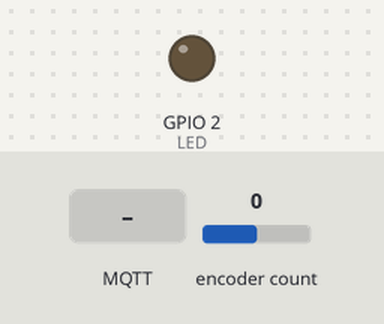
This sketch was run on a simulated ESP8266 (NodeMCU). Shown: output pins drawn as LEDs (lit = HIGH). The test bench sets the inputs (shaded band); at power-on: encoder count 0. WiFi joins after 1.5 s; servers stay silent unless stated; no MQTT or app messages arrive unless stated; what the sketch prints to the serial monitor is not drawn.

Above: at 0.0 s.
At 2.7 s:
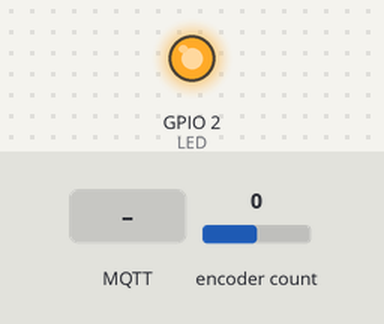
2.8 s: MQTT message "5" arrives on the first subscribed topic
4.3 s: MQTT message "on" arrives on the first subscribed topic
Timing chart, 0 to 7.3 s (numbered marks = the images above; inputs shaded):
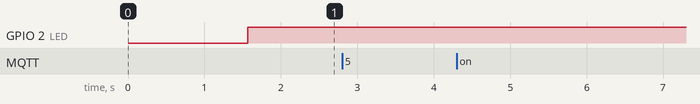

The sketch:

honeywell-thermostat-mqtt.ino
```cpp
// Firmware to turn a rotary thermostat smarter
//
// https://hackaday.io/project/170693-old-thermostat-learns-new-tricks


// Encoder.h is not compatible with the interrupts on the
// ESP chips. Apparently, polling the pins is good enough anyway.
#define ENCODER_DO_NOT_USE_INTERRUPTS

#include <Encoder.h>
#include <ESP8266WiFi.h>
#include <PubSubClient.h>

// Hardware GPIO pins
#define ENCODER_A 4
#define ENCODER_B 5
#define LED 2

// Too small values make the thermostat loose encoder steps
#define ENCODER_DELAY 10

#define WIFI_SSID "YourWifi"
#define WIFI_PASSWORD "ThePassword"

#define MQTT_SERVER "192.168.82.10"
#define MQTT_USER "guest"
#define MQTT_PASSWORD "guest"

// Event to dispatch when knob changes
#define MQTT_TOPIC_CHANGED "home.thermostat/evt.changed"

// Command to subscribe to change our set temperature
#define MQTT_TOPIC_SET "home.thermostat/cmd.set"

char message_buff[100];

int encoder_states_by_phase[] = {0b00, 0b01, 0b11, 0b10};
int encoder_phases_by_state[] = {0, 1, 3, 2};

long setPoint = 18;

bool debug = true;

WiFiClient espClient;

PubSubClient client(espClient);

Encoder knob(ENCODER_B, ENCODER_A);

void setup()
{
    Serial.begin(9600);
    pinMode(LED, OUTPUT);
    setup_wifi();
    client.setServer(MQTT_SERVER, 1883);
    client.setCallback(callback);
}

void setup_wifi()
{
    delay(10);
    Serial.println();
    Serial.print("Connecting to '");
    Serial.print(WIFI_SSID);
    Serial.print("' .");

    WiFi.begin(WIFI_SSID, WIFI_PASSWORD);

    while (WiFi.status() != WL_CONNECTED) {
        delay(500);
        Serial.print(".");
    }

    Serial.println("OK");
    Serial.print("IP address: ");
    Serial.println(WiFi.localIP());
}

void reconnect()
{
    while (!client.connected()) {
        Serial.print("Connecting to MQTT broker...");
        if (client.connect("wall.thermostat", MQTT_USER, MQTT_PASSWORD)) {
            Serial.println("OK");
            client.subscribe(MQTT_TOPIC_SET);
        }
        else {
            Serial.print("FAILED: ");
            Serial.print(client.state());
            Serial.println(" Retrying...");
            delay(1000);
        }
    }
}

void loop()
{
    if (!client.connected()) {
        reconnect();
    }
    client.loop();

    long newSetPoint = knob.read();

    if (setPoint != newSetPoint) {

        if (newSetPoint < 0) {
            newSetPoint = 0;
            knob.write(newSetPoint);
        }
        else if (newSetPoint > 60) {
            newSetPoint = 60;
            knob.write(newSetPoint);
        }

        setPoint = newSetPoint;

        if (debug) {
            Serial.print("> ");
            Serial.println(newSetPoint);
        }

        digitalWrite(LED, LOW);
        client.publish(MQTT_TOPIC_CHANGED, String(newSetPoint).c_str(), true);
        digitalWrite(LED, HIGH);
    }
}

void setEncoderPhase(int phase)
{
    int new_state = encoder_states_by_phase[phase];

    digitalWrite(ENCODER_A, (new_state >> 1) & 1);
    digitalWrite(ENCODER_B, new_state & 1);
}

int getEncoderPhase()
{
    int state = (digitalRead(ENCODER_A) << 1) | digitalRead(ENCODER_B);

    return encoder_phases_by_state[state];
}

void callback(char *topic, byte *payload, unsigned int length)
{
    int i = 0;
    for (i = 0; i < length; i++) {
        message_buff[i] = payload[i];
    }
    message_buff[i] = '\0';
    String msgString = String(message_buff);

    if (debug) {
        Serial.println("msg> " + msgString);
    }

    long requestedSetPoint = atol(msgString.c_str());

    // Set the encoder pins to OUTPUT, preserving state
    int phase = getEncoderPhase();
    pinMode(ENCODER_B, OUTPUT);
    pinMode(ENCODER_A, OUTPUT);
    setEncoderPhase(phase);

    // Move CCW, enough to overflow but leaving the phase in such way that
    // going later to the set point will result in the phase unchanged.
    int resetSteps = 80 + (requestedSetPoint % 4);
    for (i = 0; i < resetSteps; i++) {
        client.loop();
        phase = (phase + 3) % 4;
        setEncoderPhase(phase);
        delay(ENCODER_DELAY);
    };

    // Move CC so to reach the set point, the phase after this will
    // be the same as it was before resetting, matching the state
    // of the real encoder switches.
    for (i = 0; i < requestedSetPoint; i++) {
        client.loop();
        phase = (phase + 1) % 4;
        setEncoderPhase(phase);
        delay(ENCODER_DELAY);
    }

    // Back to input mode. The state at this point will be the same
    // as it was when the pins went to OUTPUT mode.
    pinMode(ENCODER_B, INPUT);
    pinMode(ENCODER_A, INPUT);

    knob.write(requestedSetPoint);
}
```
